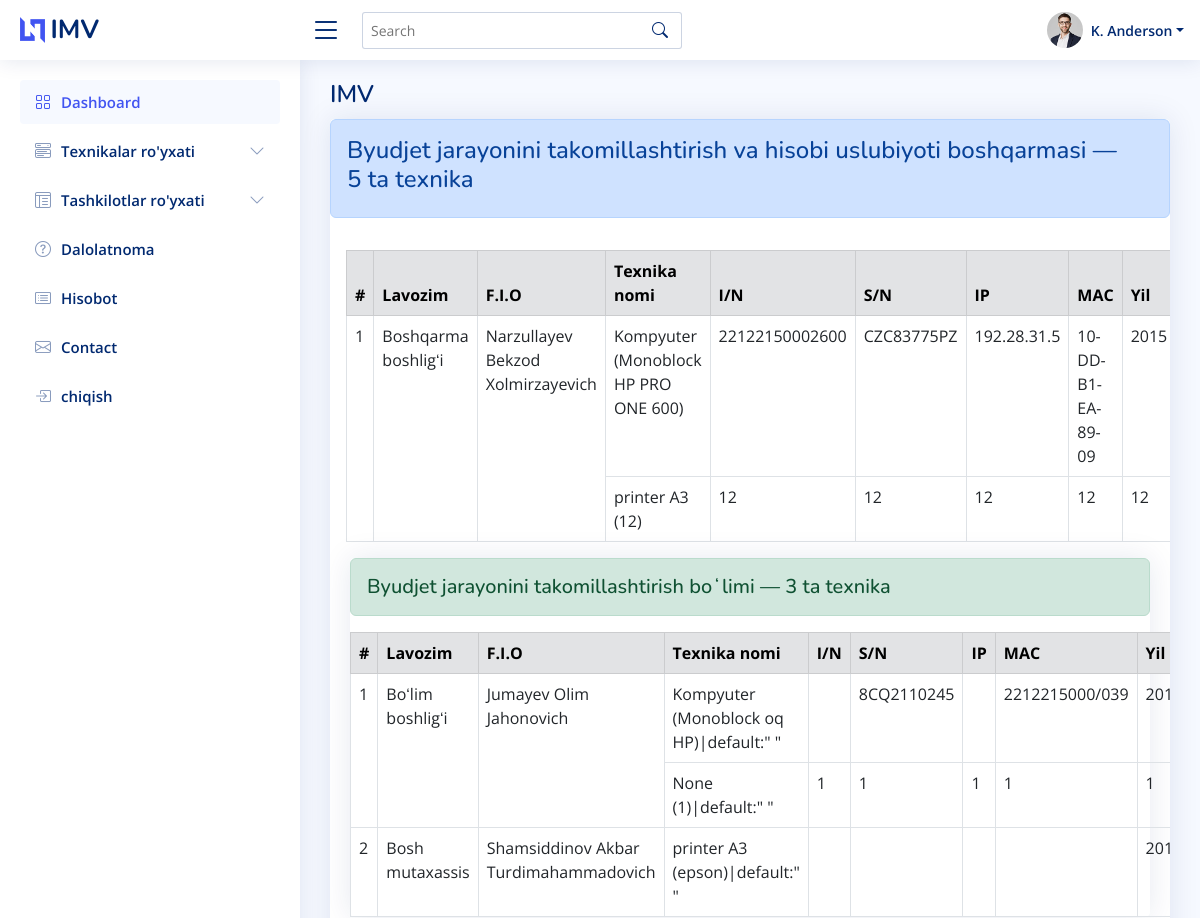
/organization/1/ (upper part), run on an earlier commit of the app's database.
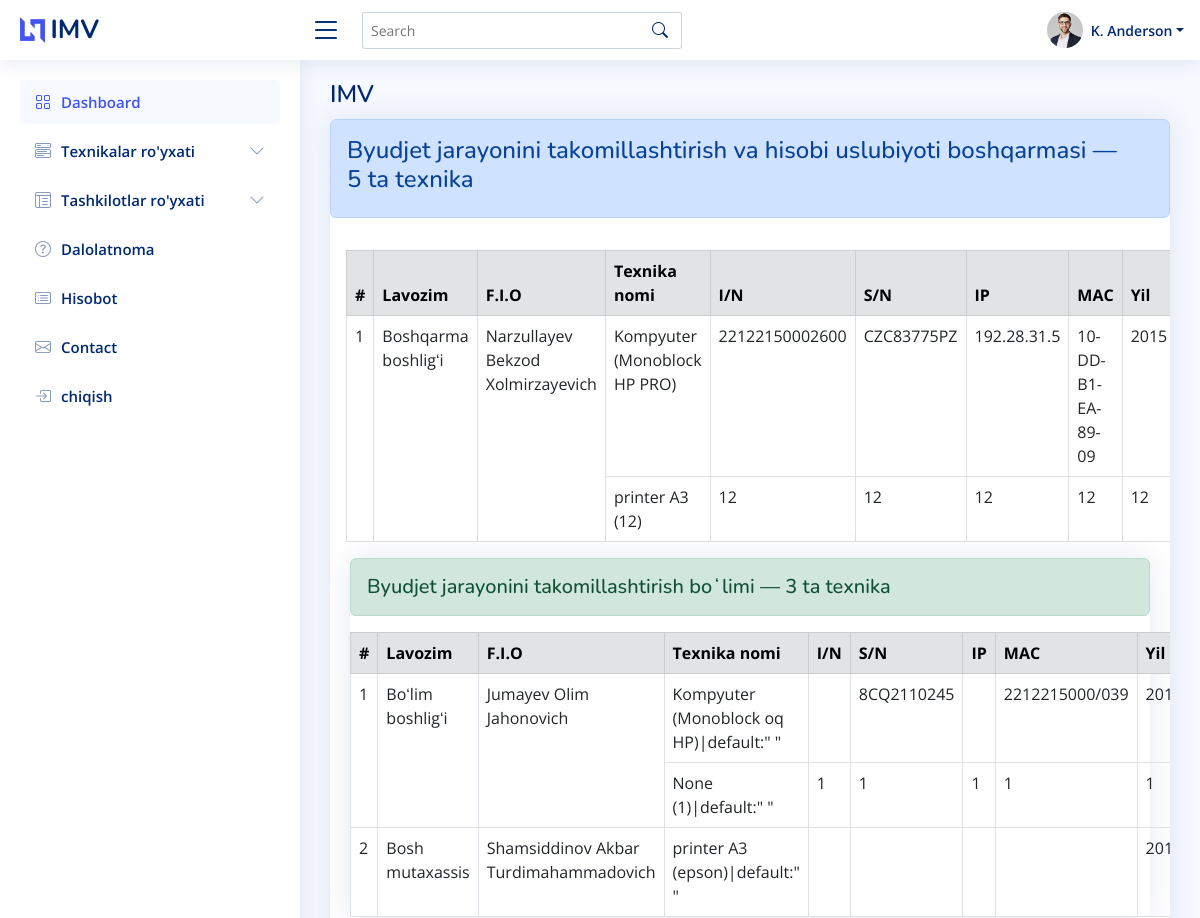
And on a later commit of the database.
### main/models.py (models this page shows, shortened)
class Technics(models.Model):
    category = models.ForeignKey(Category, on_delete=models.SET_NULL,null=True,blank=True)
    employee = models.ForeignKey(Employee, on_delete=models.SET_NULL,null=True,blank=True)
    name = models.CharField(max_length=100)
    inventory = models.CharField(max_length=100,null=True,blank=True)
    serial = models.CharField(max_length=100,null=True,blank=True)
    moc = models.CharField(max_length=100, null=True, blank=True)
    ip = models.CharField(max_length=100,null=True,blank=True)
    year = models.CharField(max_length=50,null=True,blank=True)
    body = models.CharField(max_length=500,null=True,blank=True)
    is_staff = models.BooleanField(default=True)
    is_active = models.BooleanField(default=True)
    author = models.ForeignKey(User, on_delete=models.SET_NULL,null=True,blank=True)
    date_creat = models.DateField(auto_now_add=True)
    date_edit = models.DateField(auto_now=True)
    class Meta:
        db_table = 'technics'

class Category(models.Model):
    name = models.CharField(max_length=200)
    is_active = models.BooleanField(default=True)
    author = models.ForeignKey(User, on_delete=models.SET_NULL,null=True,blank=True)
    date_creat = models.DateField(auto_now_add=True)
    date_edit = models.DateField(auto_now=True)
    def __str__(self):
        return self.name
    class Meta:
        db_table = 'category'

### main/views.py (the view)
# urls.py: path('organization/<int:pk>/', organization, name='organization'),
def organization(request, pk):
    organization = get_object_or_404(Organization, pk=pk)
    positions_qs = Position.objects.annotate(
        technics_count=Count('employee__technics')
    ).prefetch_related(
        'employee_set__technics_set'
    )
    departments = Department.objects.filter(organization=organization) \
        .annotate(
        technics_count=Count('employee__technics', distinct=True),
    ) \
        .prefetch_related(
        Prefetch('position_set', queryset=positions_qs)
    )
    context = {
        'organization': organization,
        'departments': departments,
        'categorys': Category.objects.all(),
        'organizations': Organization.objects.all(),
    }
    return render(request, 'main/organization.html', context)

### main/models.py (called while the page is built)
    def __str__(self):
        return self.name

### templates/main/organization.html (shortened to what the changed rows need)
{% extends 'base.html' %}
{% load static %}
{% block content %}
  <main id="main" class="main">
    <div class="pagetitle">
      <h1>{{organization.name}}</h1>
    </div>
     <section class="section">
      <div class="row align-items-top">
        <div class="col-lg-12">
          {% for dep in departments %}
            <div class="card recent-sales overflow-auto mb-3">
              <div class="alert alert-primary alert-dismissible">
                <h4>{{ dep.name }} — {{ dep.technics_count }} ta texnika</h4>
              </div>
              {% if dep.employee_set.all %}
                {% for emp in dep.employee_set.all %}
                    {% if emp.department and not emp.position %}
                    <div class="card-body p-0 m-3">
                        <table class="table table-bordered mb-0">
                            <thead class="table-secondary">
                                <tr>
                                    <th>#</th>
                                    <th>Lavozim</th>
                                    <th>F.I.O</th>
                                    <th>Texnika nomi</th>
                                    <th>I/N</th>
                                    <th>S/N</th>
                                    <th>IP</th>
                                    <th>MAC</th>
                                    <th>Yil</th>
                                </tr>
                            </thead>
                            <tbody>
                                {% with emp.technics_set.all as techs %}
                                    {% if techs %}
                                        {% for tech in techs %}
                                            <tr>
                                                {% if forloop.first %}
                                                    <td rowspan="{{ techs.count }}">{{ forloop.parentloop.counter }}</td>
                                                    <td rowspan="{{ techs.count }}">{{ emp.rank|default:" " }}</td>
                                                    <td rowspan="{{ techs.count }}">{{ emp.full_name|default:" " }}</td>
                                                {% endif %}
                                                <td>{{ tech.category }} ({{ tech.name|default:" " }})</td>
                                                <td>{{ tech.inventory|default:" " }}</td>
                                                <td>{{ tech.serial|default:" " }}</td>
                                                <td>{{ tech.ip|default:" " }}</td>
                                                <td>{{ tech.moc|default:" " }}</td>
                                                <td>{{ tech.year|default:" " }}</td>
                                            </tr>
                                        {% endfor %}
                                    {% endif %}
                                {% endwith %}
                            </tbody>
                        </table>
                    </div>
                    {% endif %}
                {% endfor %}
              {% endif %}
              {% if dep.position_set.exists %}
                {% for pos in dep.position_set.all %}
                  <div class="card-body">
                    <div class="card mb-2">
                      <div class="alert alert-success alert-dismissible">
                        <h5 class="mb-0">{{ pos.name }} — {{ pos.technics_count }} ta texnika</h5>
                      </div>
                      {% if pos.employee_set.exists %}
                      <div class="card-body p-0">
                        <table class="table table-bordered mb-0">
                          <thead class="table-secondary">
                            <tr>
                              <th>#</th>
                              <th>Lavozim</th>
                              <th>F.I.O</th>
                              <th>Texnika nomi</th>
                              <th>I/N</th>
                              <th>S/N</th>
                              <th>IP</th>
                              <th>MAC</th>
                              <th>Yil</th>
                            </tr>
                          </thead>
                          <tbody>
                            {% for emp in pos.employee_set.all %}
                              {% with emp.technics_set.all as techs %}
                                {% if techs.exists %}
                                  {% for tech in techs %}
                                    <tr>
                                        {% if forloop.first %}
                                        <td rowspan="{{ techs.count }}">{{ forloop.parentloop.counter }}</td>
                                        <td rowspan="{{ techs.count }}">{{ emp.rank|default:" " }}</td>
                                        <td rowspan="{{ techs.count }}">{{ emp.full_name|default:" " }}</td>
                                    {% endif %}
                                    <td>{{ tech.category }} ({{ tech.name }})|default:" "</td>
                                    <td>{{ tech.inventory|default:" " }}</td>
                                    <td>{{ tech.serial|default:" " }}</td>
                                    <td>{{ tech.ip|default:" " }}</td>
                                    <td>{{ tech.moc|default:" " }}</td>
                                    <td>{{ tech.year|default:" " }}</td>
                                    </tr>
                                  {% endfor %}
                                {% endif %}
                              {% endwith %}
                            {% endfor %}
                          </tbody>
                        </table>
                      </div>
                      {% endif %}
                    </div>
                  </div>
                {% endfor %}
              {% endif %}
            </div>
          {% endfor %}
        </div>
      </div>
    </section>
  </main>
{% endblock content %}

What changed in the data, as far as the page shows it:
changed Technics "CZC83775PZ": name "Monoblock HP PRO ONE 600" → "Monoblock HP PRO"
